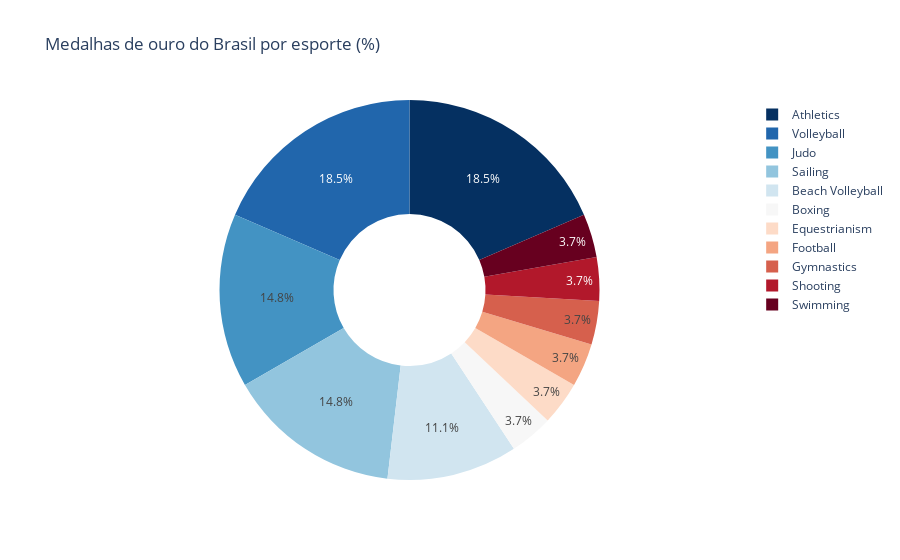

Notebook cell for this chart:
### Markdown cell above
Agora faça um gráfico de setores (pizza) mostrando a distribuição de medalhas de ouro do Brasil por esporte.

### Code cell
values = df_medalhas_esporte_au.groupby(['Sport'])['Sport'].count().values
sports_names = df_medalhas_esporte_au['Sport'].unique()


px.pie(values=values, names=sports_names,
       title='Medalhas de ouro do Brasil por esporte (%)',
       color_discrete_sequence=px.colors.sequential.RdBu_r,
       hole=0.4)

### Figure 1 — Plotly figure (JSON) as saved in the notebook; plotly's stock layout.template omitted (floating-point values rounded to 4 significant figures)
{"data": [{"domain": {"x": [0, 1], "y": [0, 1]}, "hole": 0.4, "hovertemplate": "label=%{label}<br>value=%{value}<extra></extra>", "labels": ["Athletics", "Beach Volleyball", "Boxing", "Equestrianism", "Football", "Gymnastics", "Judo", "Sailing", "Shooting", "Swimming", "Volleyball"], "legendgroup": "", "name": "", "showlegend": true, "type": "pie", "values": [5, 3, 1, 1, 1, 1, 4, 4, 1, 1, 5]}], "layout": {"legend": {"tracegroupgap": 0}, "piecolorway": ["rgb(5,48,97)", "rgb(33,102,172)", "rgb(67,147,195)", "rgb(146,197,222)", "rgb(209,229,240)", "rgb(247,247,247)", "rgb(253,219,199)", "rgb(244,165,130)", "rgb(214,96,77)", "rgb(178,24,43)", "rgb(103,0,31)"], "title": {"text": "Medalhas de ouro do Brasil por esporte (%)"}}}
